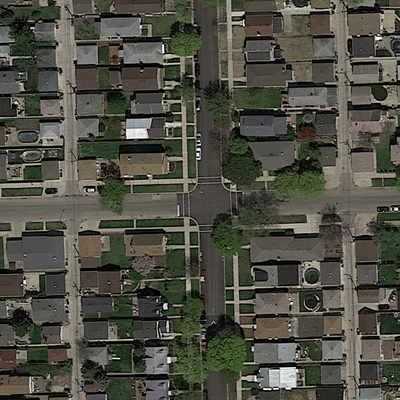
#> input picture road_segmentation/training/images/satImage_001.png, 400 x 400 px; its folder holds only this picture in this run
$ python temp_wavelet_denois.py   (older library calls are emulated)
#> lines starting #> are read from the running program, lines starting #| are printed output that depends on the picture; long printed decimals are rounded
import matplotlib.image as mpimg
import numpy as np
import matplotlib.pyplot as plt

from skimage.restoration import (denoise_tv_chambolle, denoise_bilateral,
                                 denoise_wavelet, estimate_sigma)
from skimage import data, img_as_float, color
from skimage.util import random_noise

img_dir = 'training/images/'
i = 1
img_filename = img_dir + ('satImage_%.3d' % i)+'.png'

original = mpimg.imread(img_filename)
#> original is the input picture: shape (400, 400, 3) float32; mean R, G, B 0.309, 0.309, 0.268

sigma = 0.155
noisy = random_noise(original, var=sigma**2)
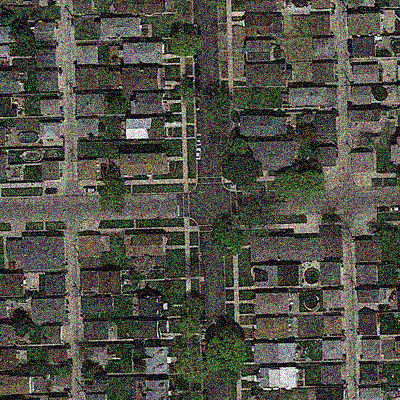
#> noisy: shape (400, 400, 3) float64; mean R, G, B 0.317, 0.316, 0.278

fig, ax = plt.subplots(nrows=1, ncols=2, figsize=(8, 5), sharex=True,
                       sharey=True, subplot_kw={'adjustable': 'box-forced'})

plt.gray()

# Estimate the average noise standard deviation across color channels.
sigma_est = estimate_sigma(noisy, multichannel=True, average_sigmas=True)
#> sigma_est = 0.146
# Due to clipping in random_noise, the estimate will be a bit smaller than the
# specified sigma.
print("Estimated Gaussian noise standard deviation = {}".format(sigma_est))
#| Estimated Gaussian noise standard deviation = 0.1465


ax[1].imshow(denoise_wavelet(original, multichannel=True, convert2ycbcr=True))
ax[1].axis('off')
ax[1].set_title('Wavelet denoising\nin YCbCr colorspace')
ax[0].imshow(original)
ax[0].axis('off')
ax[0].set_title('Original')

fig.tight_layout()

plt.show()
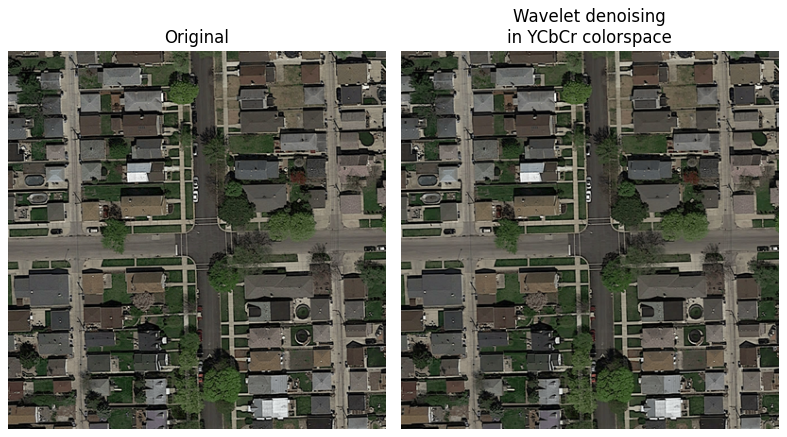
#> figure drawn by matplotlib, 2 panels
